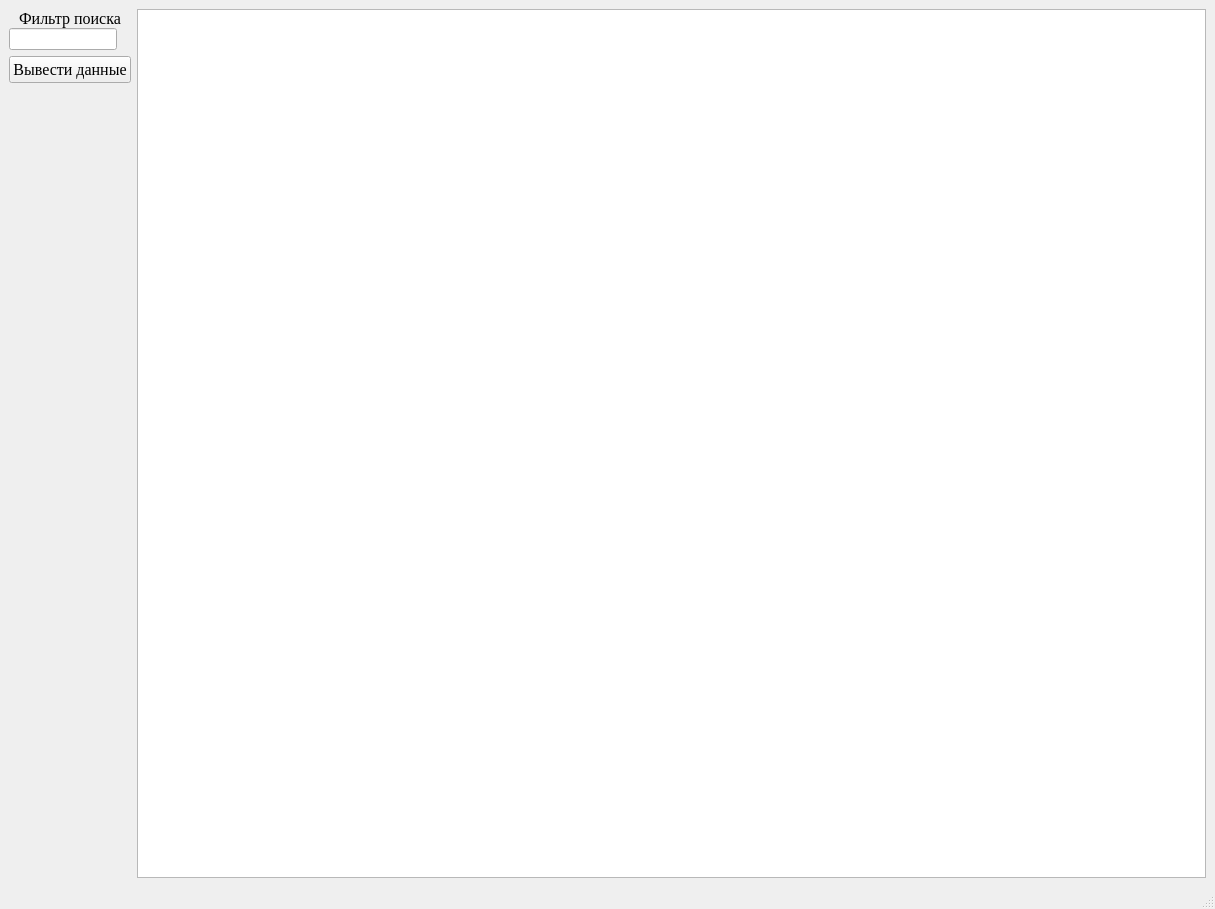
<?xml version="1.0" encoding="UTF-8"?>
<ui version="4.0">
 <class>MainWindow</class>
 <widget class="QMainWindow" name="MainWindow">
  <property name="geometry">
   <rect>
    <x>0</x>
    <y>0</y>
    <width>1215</width>
    <height>909</height>
   </rect>
  </property>
  <property name="windowTitle">
   <string>MainWindow</string>
  </property>
  <widget class="QWidget" name="centralwidget">
   <layout class="QVBoxLayout" name="verticalLayout_4">
    <item>
     <layout class="QHBoxLayout" name="horizontalLayout">
      <item>
       <layout class="QVBoxLayout" name="verticalLayout_3">
        <item>
         <layout class="QVBoxLayout" name="verticalLayout_2">
          <item>
           <layout class="QVBoxLayout" name="verticalLayout">
            <property name="spacing">
             <number>0</number>
            </property>
            <item>
             <widget class="QLabel" name="labelContentName">
              <property name="font">
               <font>
                <family>Times New Roman</family>
                <pointsize>12</pointsize>
               </font>
              </property>
              <property name="text">
               <string>Фильтр поиска</string>
              </property>
              <property name="alignment">
               <set>Qt::AlignCenter</set>
              </property>
             </widget>
            </item>
            <item>
             <widget class="QLineEdit" name="searchContentLine">
              <property name="sizePolicy">
               <sizepolicy hsizetype="Fixed" vsizetype="Fixed">
                <horstretch>0</horstretch>
                <verstretch>0</verstretch>
               </sizepolicy>
              </property>
             </widget>
            </item>
           </layout>
          </item>
         </layout>
        </item>
        <item>
         <widget class="QPushButton" name="pushButton">
          <property name="font">
           <font>
            <family>Times New Roman</family>
            <pointsize>12</pointsize>
            <weight>50</weight>
            <bold>false</bold>
           </font>
          </property>
          <property name="text">
           <string>Вывести данные</string>
          </property>
         </widget>
        </item>
        <item>
         <spacer name="verticalSpacer">
          <property name="orientation">
           <enum>Qt::Vertical</enum>
          </property>
          <property name="sizeHint" stdset="0">
           <size>
            <width>20</width>
            <height>188</height>
           </size>
          </property>
         </spacer>
        </item>
       </layout>
      </item>
      <item>
       <widget class="QTableView" name="tableView">
        <property name="font">
         <font>
          <family>Times New Roman</family>
          <pointsize>10</pointsize>
          <weight>50</weight>
          <bold>false</bold>
         </font>
        </property>
       </widget>
      </item>
     </layout>
    </item>
   </layout>
  </widget>
  <widget class="QStatusBar" name="statusbar"/>
 </widget>
 <resources/>
 <connections/>
</ui>
